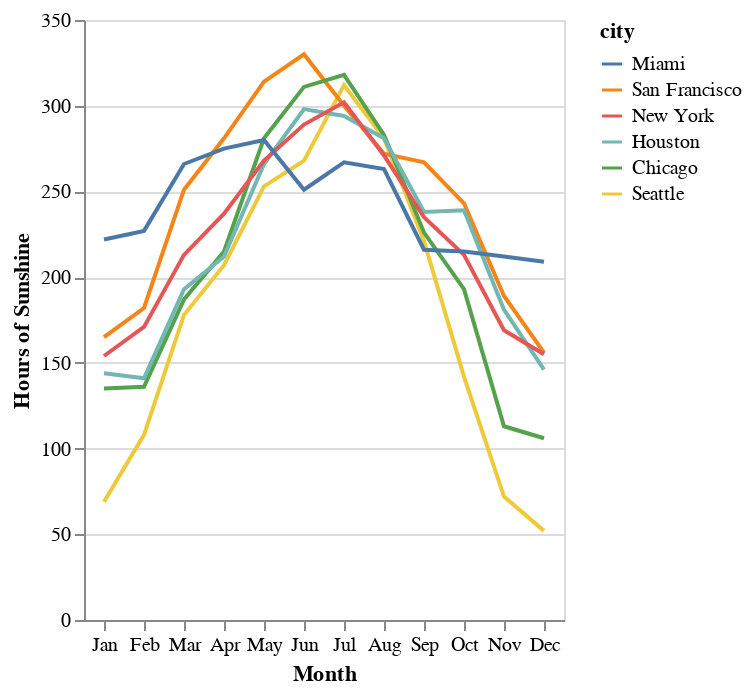

The code cell stored with this chart in its notebook:
### Code cell
alt.Chart(df).mark_line().encode(
    x=alt.X('month', title='Month', sort = alt.EncodingSortField(
                    field="month_num",order="ascending"), axis=alt.Axis(labelAngle=0)),
    y=alt.Y('sunshine_hours', title='Hours of Sunshine'),
    # color='city',sort = alt.EncodingSortField(
    #                 field="minimum(sunshine_hours)",order="ascending")
    color=alt.Color('city:N',
                    sort=['Miami', 'San Francisco', 'New York', 'Houston', 'Chicago', 'Seattle'])
)
# alt.Axis(labels=month_num_to_name.values)

### Figure 1 — Vega-Lite specification as saved in the notebook (floating-point values rounded to 4 significant figures)
{"config": {"view": {"continuousWidth": 300, "continuousHeight": 300}}, "data": {"name": "data-22e18096ccc98833ce200b61c7063dfa"}, "mark": {"type": "line"}, "encoding": {"color": {"field": "city", "sort": ["Miami", "San Francisco", "New York", "Houston", "Chicago", "Seattle"], "type": "nominal"}, "x": {"axis": {"labelAngle": 0}, "field": "month", "sort": {"field": "month_num", "order": "ascending"}, "title": "Month", "type": "nominal"}, "y": {"field": "sunshine_hours", "title": "Hours of Sunshine", "type": "quantitative"}}, "$schema": "https://vega.github.io/schema/vega-lite/v5.20.1.json", "datasets": {"data-22e18096ccc98833ce200b61c7063dfa": [{"city": "Seattle", "month": "Jan", "month_num": 0, "temp_low": 37, "temp_high": 47, "precip_days": 18, "precip_inches": 5.55, "sunshine_hours": 69, "latitude": 47.61, "longitude": -122.3}, {"city": "Seattle", "month": "Feb", "month_num": 1, "temp_low": 37, "temp_high": 50, "precip_days": 14, "precip_inches": 3.46, "sunshine_hours": 108, "latitude": 47.61, "longitude": -122.3}, {"city": "Seattle", "month": "Mar", "month_num": 2, "temp_low": 39, "temp_high": 54, "precip_days": 16, "precip_inches": 3.7, "sunshine_hours": 178, "latitude": 47.61, "longitude": -122.3}, {"city": "Seattle", "month": "Apr", "month_num": 3, "temp_low": 42, "temp_high": 58, "precip_days": 14, "precip_inches": 2.68, "sunshine_hours": 207, "latitude": 47.61, "longitude": -122.3}, {"city": "Seattle", "month": "May", "month_num": 4, "temp_low": 47, "temp_high": 65, "precip_days": 12, "precip_inches": 1.93, "sunshine_hours": 253, "latitude": 47.61, "longitude": -122.3}, {"city": "Seattle", "month": "Jun", "month_num": 5, "temp_low": 52, "temp_high": 70, "precip_days": 9, "precip_inches": 1.54, "sunshine_hours": 268, "latitude": 47.61, "longitude": -122.3}, {"city": "Seattle", "month": "Jul", "month_num": 6, "temp_low": 56, "temp_high": 76, "precip_days": 5, "precip_inches": 0.67, "sunshine_hours": 312, "latitude": 47.61, "longitude": -122.3}, {"city": "Seattle", "month": "Aug", "month_num": 7, "temp_low": 56, "temp_high": 76, "precip_days": 4, "precip_inches": 0.87, "sunshine_hours": 281, "latitude": 47.61, "longitude": -122.3}, {"city": "Seattle", "month": "Sep", "month_num": 8, "temp_low": 52, "temp_high": 71, "precip_days": 7, "precip_inches": 1.42, "sunshine_hours": 221, "latitude": 47.61, "longitude": -122.3}, {"city": "Seattle", "month": "Oct", "month_num": 9, "temp_low": 46, "temp_high": 60, "precip_days": 13, "precip_inches": 3.46, "sunshine_hours": 142, "latitude": 47.61, "longitude": -122.3}, {"city": "Seattle", "month": "Nov", "month_num": 10, "temp_low": 40, "temp_high": 51, "precip_days": 18, "precip_inches": 6.54, "sunshine_hours": 72, "latitude": 47.61, "longitude": -122.3}, {"city": "Seattle", "month": "Dec", "month_num": 11, "temp_low": 36, "temp_high": 46, "precip_days": 17, "precip_inches": 5.31, "sunshine_hours": 52, "latitude": 47.61, "longitude": -122.3}, {"city": "San Francisco", "month": "Jan", "month_num": 0, "temp_low": 53, "temp_high": 66, "precip_days": 2, "precip_inches": 0.16, "sunshine_hours": 165, "latitude": 37.73, "longitude": -122.4}, {"city": "San Francisco", "month": "Feb", "month_num": 1, "temp_low": 54, "temp_high": 67, "precip_days": 1, "precip_inches": 0.01, "sunshine_hours": 182, "latitude": 37.73, "longitude": -122.4}, {"city": "San Francisco", "month": "Mar", "month_num": 2, "temp_low": 51, "temp_high": 64, "precip_days": 4, "precip_inches": 0.7, "sunshine_hours": 251, "latitude": 37.73, "longitude": -122.4}, {"city": "San Francisco", "month": "Apr", "month_num": 3, "temp_low": 49, "temp_high": 63, "precip_days": 6, "precip_inches": 1.46, "sunshine_hours": 281, "latitude": 37.73, "longitude": -122.4}, {"city": "San Francisco", "month": "May", "month_num": 4, "temp_low": 49, "temp_high": 62, "precip_days": 10, "precip_inches": 3.26, "sunshine_hours": 314, "latitude": 37.73, "longitude": -122.4}, {"city": "San Francisco", "month": "Jun", "month_num": 5, "temp_low": 47, "temp_high": 60, "precip_days": 11, "precip_inches": 4.46, "sunshine_hours": 330, "latitude": 37.73, "longitude": -122.4}, {"city": "San Francisco", "month": "Jul", "month_num": 6, "temp_low": 46, "temp_high": 57, "precip_days": 11, "precip_inches": 4.5, "sunshine_hours": 300, "latitude": 37.73, "longitude": -122.4}, {"city": "San Francisco", "month": "Aug", "month_num": 7, "temp_low": 55, "temp_high": 68, "precip_days": 1, "precip_inches": 0.06, "sunshine_hours": 272, "latitude": 37.73, "longitude": -122.4}, {"city": "San Francisco", "month": "Sep", "month_num": 8, "temp_low": 55, "temp_high": 70, "precip_days": 1, "precip_inches": 0.21, "sunshine_hours": 267, "latitude": 37.73, "longitude": -122.4}, {"city": "San Francisco", "month": "Oct", "month_num": 9, "temp_low": 54, "temp_high": 69, "precip_days": 4, "precip_inches": 1.12, "sunshine_hours": 243, "latitude": 37.73, "longitude": -122.4}, {"city": "San Francisco", "month": "Nov", "month_num": 10, "temp_low": 50, "temp_high": 63, "precip_days": 7, "precip_inches": 3.16, "sunshine_hours": 189, "latitude": 37.73, "longitude": -122.4}, {"city": "San Francisco", "month": "Dec", "month_num": 11, "temp_low": 46, "temp_high": 57, "precip_days": 10, "precip_inches": 4.56, "sunshine_hours": 156, "latitude": 37.73, "longitude": -122.4}, {"city": "Chicago", "month": "Jan", "month_num": 0, "temp_low": 18, "temp_high": 32, "precip_days": 10, "precip_inches": 2.05, "sunshine_hours": 135, "latitude": 41.88, "longitude": -87.62}, {"city": "Chicago", "month": "Feb", "month_num": 1, "temp_low": 21, "temp_high": 36, "precip_days": 8, "precip_inches": 1.93, "sunshine_hours": 136, "latitude": 41.88, "longitude": -87.62}, {"city": "Chicago", "month": "Mar", "month_num": 2, "temp_low": 30, "temp_high": 46, "precip_days": 11, "precip_inches": 2.72, "sunshine_hours": 187, "latitude": 41.88, "longitude": -87.62}, {"city": "Chicago", "month": "Apr", "month_num": 3, "temp_low": 41, "temp_high": 59, "precip_days": 11, "precip_inches": 3.62, "sunshine_hours": 215, "latitude": 41.88, "longitude": -87.62}, {"city": "Chicago", "month": "May", "month_num": 4, "temp_low": 52, "temp_high": 70, "precip_days": 11, "precip_inches": 4.13, "sunshine_hours": 281, "latitude": 41.88, "longitude": -87.62}, {"city": "Chicago", "month": "Jun", "month_num": 5, "temp_low": 63, "temp_high": 81, "precip_days": 10, "precip_inches": 4.06, "sunshine_hours": 311, "latitude": 41.88, "longitude": -87.62}, {"city": "Chicago", "month": "Jul", "month_num": 6, "temp_low": 68, "temp_high": 84, "precip_days": 9, "precip_inches": 4.02, "sunshine_hours": 318, "latitude": 41.88, "longitude": -87.62}, {"city": "Chicago", "month": "Aug", "month_num": 7, "temp_low": 66, "temp_high": 82, "precip_days": 9, "precip_inches": 3.98, "sunshine_hours": 283, "latitude": 41.88, "longitude": -87.62}, {"city": "Chicago", "month": "Sep", "month_num": 8, "temp_low": 57, "temp_high": 75, "precip_days": 8, "precip_inches": 3.31, "sunshine_hours": 226, "latitude": 41.88, "longitude": -87.62}, {"city": "Chicago", "month": "Oct", "month_num": 9, "temp_low": 46, "temp_high": 63, "precip_days": 10, "precip_inches": 3.23, "sunshine_hours": 193, "latitude": 41.88, "longitude": -87.62}, {"city": "Chicago", "month": "Nov", "month_num": 10, "temp_low": 34, "temp_high": 48, "precip_days": 11, "precip_inches": 3.43, "sunshine_hours": 113, "latitude": 41.88, "longitude": -87.62}, {"city": "Chicago", "month": "Dec", "month_num": 11, "temp_low": 23, "temp_high": 36, "precip_days": 11, "precip_inches": 2.56, "sunshine_hours": 106, "latitude": 41.88, "longitude": -87.62}, {"city": "Houston", "month": "Jan", "month_num": 0, "temp_low": 44, "temp_high": 62, "precip_days": 10, "precip_inches": 3.7, "sunshine_hours": 144, "latitude": 29.75, "longitude": -95.36}, {"city": "Houston", "month": "Feb", "month_num": 1, "temp_low": 46, "temp_high": 65, "precip_days": 10, "precip_inches": 3.23, "sunshine_hours": 141, "latitude": 29.75, "longitude": -95.36}, {"city": "Houston", "month": "Mar", "month_num": 2, "temp_low": 54, "temp_high": 72, "precip_days": 9, "precip_inches": 2.4, "sunshine_hours": 193, "latitude": 29.75, "longitude": -95.36}, {"city": "Houston", "month": "Apr", "month_num": 3, "temp_low": 60, "temp_high": 78, "precip_days": 8, "precip_inches": 3.43, "sunshine_hours": 212, "latitude": 29.75, "longitude": -95.36}, {"city": "Houston", "month": "May", "month_num": 4, "temp_low": 66, "temp_high": 84, "precip_days": 8, "precip_inches": 4.45, "sunshine_hours": 266, "latitude": 29.75, "longitude": -95.36}, {"city": "Houston", "month": "Jun", "month_num": 5, "temp_low": 72, "temp_high": 90, "precip_days": 8, "precip_inches": 3.82, "sunshine_hours": 298, "latitude": 29.75, "longitude": -95.36}, {"city": "Houston", "month": "Jul", "month_num": 6, "temp_low": 74, "temp_high": 92, "precip_days": 10, "precip_inches": 5.16, "sunshine_hours": 294, "latitude": 29.75, "longitude": -95.36}, {"city": "Houston", "month": "Aug", "month_num": 7, "temp_low": 74, "temp_high": 93, "precip_days": 9, "precip_inches": 3.54, "sunshine_hours": 281, "latitude": 29.75, "longitude": -95.36}, {"city": "Houston", "month": "Sep", "month_num": 8, "temp_low": 70, "temp_high": 88, "precip_days": 9, "precip_inches": 3.82, "sunshine_hours": 238, "latitude": 29.75, "longitude": -95.36}, {"city": "Houston", "month": "Oct", "month_num": 9, "temp_low": 61, "temp_high": 81, "precip_days": 7, "precip_inches": 3.58, "sunshine_hours": 239, "latitude": 29.75, "longitude": -95.36}, {"city": "Houston", "month": "Nov", "month_num": 10, "temp_low": 52, "temp_high": 71, "precip_days": 8, "precip_inches": 4.06, "sunshine_hours": 181, "latitude": 29.75, "longitude": -95.36}, {"city": "Houston", "month": "Dec", "month_num": 11, "temp_low": 45, "temp_high": 63, "precip_days": 10, "precip_inches": 4.09, "sunshine_hours": 146, "latitude": 29.75, "longitude": -95.36}, {"city": "New York", "month": "Jan", "month_num": 0, "temp_low": 26, "temp_high": 39, "precip_days": 11, "precip_inches": 3.9, "sunshine_hours": 154, "latitude": 40.73, "longitude": -73.94}, {"city": "New York", "month": "Feb", "month_num": 1, "temp_low": 29, "temp_high": 42, "precip_days": 10, "precip_inches": 2.95, "sunshine_hours": 171, "latitude": 40.73, "longitude": -73.94}, {"city": "New York", "month": "Mar", "month_num": 2, "temp_low": 35, "temp_high": 50, "precip_days": 12, "precip_inches": 4.06, "sunshine_hours": 213, "latitude": 40.73, "longitude": -73.94}, {"city": "New York", "month": "Apr", "month_num": 3, "temp_low": 44, "temp_high": 60, "precip_days": 11, "precip_inches": 3.94, "sunshine_hours": 237, "latitude": 40.73, "longitude": -73.94}, {"city": "New York", "month": "May", "month_num": 4, "temp_low": 55, "temp_high": 71, "precip_days": 11, "precip_inches": 4.45, "sunshine_hours": 268, "latitude": 40.73, "longitude": -73.94}, {"city": "New York", "month": "Jun", "month_num": 5, "temp_low": 64, "temp_high": 79, "precip_days": 10, "precip_inches": 3.5, "sunshine_hours": 289, "latitude": 40.73, "longitude": -73.94}, {"city": "New York", "month": "Jul", "month_num": 6, "temp_low": 70, "temp_high": 85, "precip_days": 11, "precip_inches": 4.53, "sunshine_hours": 302, "latitude": 40.73, "longitude": -73.94}, {"city": "New York", "month": "Aug", "month_num": 7, "temp_low": 69, "temp_high": 83, "precip_days": 10, "precip_inches": 4.13, "sunshine_hours": 271, "latitude": 40.73, "longitude": -73.94}, {"city": "New York", "month": "Sep", "month_num": 8, "temp_low": 61, "temp_high": 76, "precip_days": 8, "precip_inches": 3.98, "sunshine_hours": 235, "latitude": 40.73, "longitude": -73.94}, {"city": "New York", "month": "Oct", "month_num": 9, "temp_low": 50, "temp_high": 65, "precip_days": 8, "precip_inches": 3.39, "sunshine_hours": 213, "latitude": 40.73, "longitude": -73.94}, {"city": "New York", "month": "Nov", "month_num": 10, "temp_low": 41, "temp_high": 54, "precip_days": 9, "precip_inches": 3.82, "sunshine_hours": 169, "latitude": 40.73, "longitude": -73.94}, {"city": "New York", "month": "Dec", "month_num": 11, "temp_low": 32, "temp_high": 44, "precip_days": 10, "precip_inches": 3.58, "sunshine_hours": 155, "latitude": 40.73, "longitude": -73.94}, {"city": "Miami", "month": "Jan", "month_num": 0, "temp_low": 60, "temp_high": 76, "precip_days": 6, "precip_inches": 1.62, "sunshine_hours": 222, "latitude": 25.76, "longitude": -80.19}, {"city": "Miami", "month": "Feb", "month_num": 1, "temp_low": 62, "temp_high": 78, "precip_days": 5, "precip_inches": 2.25, "sunshine_hours": 227, "latitude": 25.76, "longitude": -80.19}, {"city": "Miami", "month": "Mar", "month_num": 2, "temp_low": 65, "temp_high": 80, "precip_days": 6, "precip_inches": 3.0, "sunshine_hours": 266, "latitude": 25.76, "longitude": -80.19}, {"city": "Miami", "month": "Apr", "month_num": 3, "temp_low": 68, "temp_high": 83, "precip_days": 7, "precip_inches": 3.14, "sunshine_hours": 275, "latitude": 25.76, "longitude": -80.19}, {"city": "Miami", "month": "May", "month_num": 4, "temp_low": 73, "temp_high": 87, "precip_days": 10, "precip_inches": 5.34, "sunshine_hours": 280, "latitude": 25.76, "longitude": -80.19}, {"city": "Miami", "month": "Jun", "month_num": 5, "temp_low": 76, "temp_high": 89, "precip_days": 13, "precip_inches": 9.67, "sunshine_hours": 251, "latitude": 25.76, "longitude": -80.19}, {"city": "Miami", "month": "Jul", "month_num": 6, "temp_low": 77, "temp_high": 91, "precip_days": 17, "precip_inches": 6.5, "sunshine_hours": 267, "latitude": 25.76, "longitude": -80.19}, {"city": "Miami", "month": "Aug", "month_num": 7, "temp_low": 77, "temp_high": 91, "precip_days": 16, "precip_inches": 8.88, "sunshine_hours": 263, "latitude": 25.76, "longitude": -80.19}, {"city": "Miami", "month": "Sep", "month_num": 8, "temp_low": 76, "temp_high": 89, "precip_days": 18, "precip_inches": 9.86, "sunshine_hours": 216, "latitude": 25.76, "longitude": -80.19}, {"city": "Miami", "month": "Oct", "month_num": 9, "temp_low": 74, "temp_high": 86, "precip_days": 15, "precip_inches": 6.33, "sunshine_hours": 215, "latitude": 25.76, "longitude": -80.19}, {"city": "Miami", "month": "Nov", "month_num": 10, "temp_low": 68, "temp_high": 82, "precip_days": 8, "precip_inches": 3.27, "sunshine_hours": 212, "latitude": 25.76, "longitude": -80.19}, {"city": "Miami", "month": "Dec", "month_num": 11, "temp_low": 63, "temp_high": 78, "precip_days": 7, "precip_inches": 2.04, "sunshine_hours": 209, "latitude": 25.76, "longitude": -80.19}]}}
